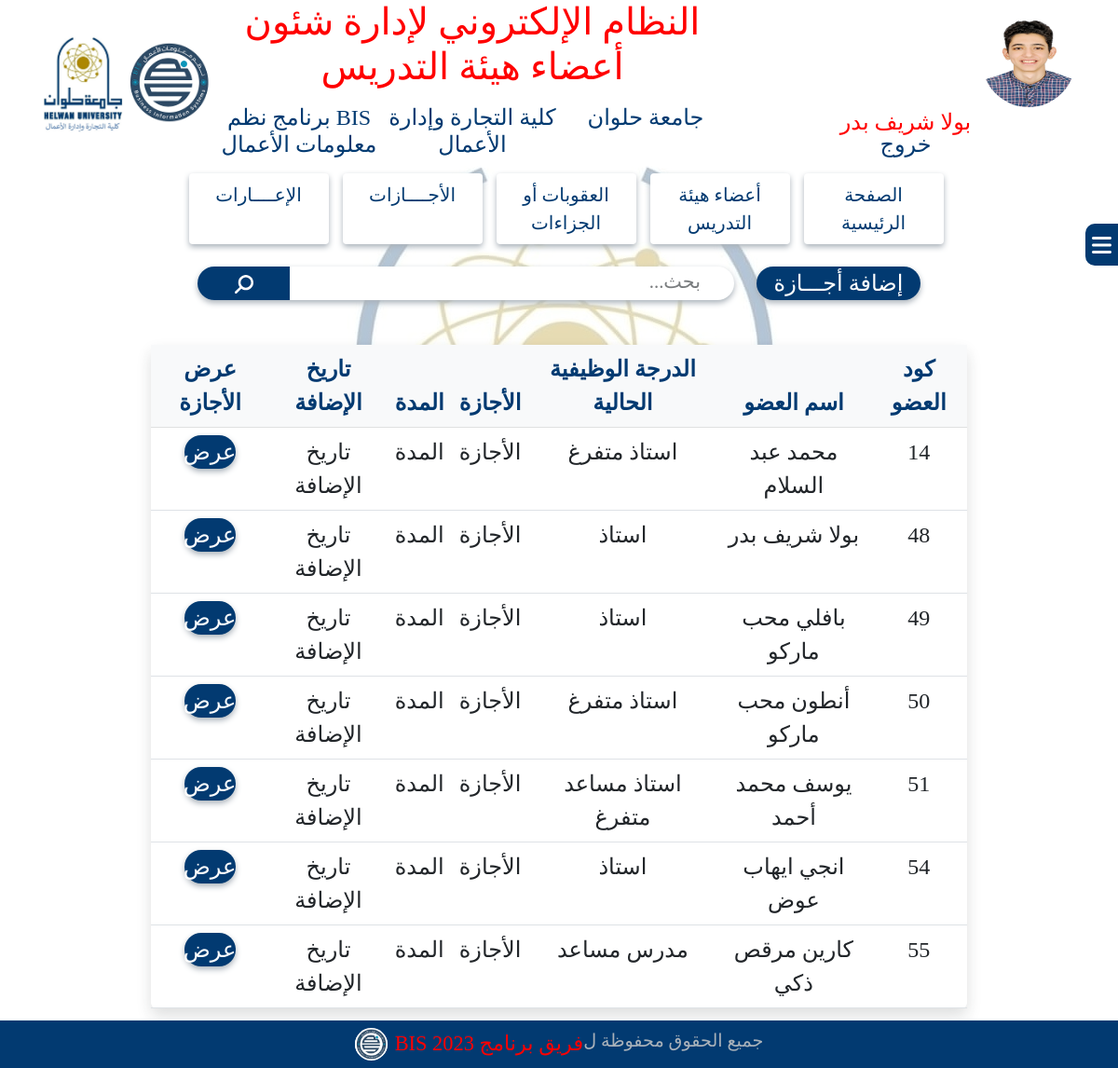
Page /system/vacations.php (signed in) on the committed database.
### tables this page shows
CREATE TABLE `doctors_account` (
  `DoctorCode` int(11) NOT NULL,
  `Doctor_ar_Name` varchar(255) NOT NULL,
  `Doctor_eng_Name` varchar(255) NOT NULL,
  `National_id` varchar(255) NOT NULL,
  `Mobile` varchar(255) NOT NULL,
  `Academic_Mail` varchar(255) NOT NULL,
  `Personal_Mail` varchar(255) NOT NULL,
  `Notes` text NOT NULL,
  `Doctor_image` varchar(255) NOT NULL,
  `Department_id` tinyint(4) NOT NULL,
  `uni_id` tinyint(4) NOT NULL,
  `Faculty_id` tinyint(4) NOT NULL,
  `Doctor_job_id` tinyint(4) NOT NULL,
  `date_of_birth` date NOT NULL,
  `hiring_date` date NOT NULL,
  `qualifications` text NOT NULL
);

CREATE TABLE `doctor_jobs` (
  `Doctor_job_id` tinyint(4) NOT NULL,
  `Doctor_job_ar_name` varchar(20) NOT NULL,
  `Doctor_job_eng_name` varchar(20) NOT NULL,
  `job_order` tinyint(4) NOT NULL
);

### system/vacations.php (the view, shortened to what this page needs)
<!DOCTYPE html>
<html lang="ar">
<head>
    <link rel="stylesheet" href="../css/all.min.css">
    <link rel="stylesheet" href="../css/bootstrap.min.css">
    <link rel="stylesheet" href="../css/style.css">
</head>
<body class="body">
    <?php
    include('header.php');
    ?>
    <div class="sidebarContainer">
        <?php
        include('sidebar.php');
        ?>
    </div>
    <div class="container-fluid mt-3">
        <div class="row align-items-center justify-content-center">
            <div class="col-md-2">
                <div class="addVacation">
                    <a href="addVacation.php" class="text-decoration-none text-white">
                        <button class="addVacationBtn rounded-pill w-100 border-0" id="addVacationBtn">إضافة أجـــازة </button>
                    </a>
                </div>
            </div>
            <div class="col-md-6">
                <div class="search position-relative">
                    <form action="" method="post" id="searchForm">
                        <input type="text" class="searchField form-control w-100 rounded-pill border-0" name="search" placeholder="بحث...">
                        <button type="submit" class="searchBtn rounded-start-pill">
                            <i class="fa-solid fa-magnifying-glass fa-rotate-90 fa-lg" style="color: #fff;"></i>
                        </button>
                    </form>
                </div>
            </div>
        </div>
    </div>
    <div class="container-fluid my-5">
        <div class="row justify-content-center">
            <div class="col-md-9">
                <table class="table text-center fs-4 bg-white shadow rounded-2">
                    <thead class="mainText table-light">
                        <tr>
                            <th>كود العضو</th>
                            <th>اسم العضو</th>
                            <th>الدرجة الوظيفية الحالية</th>
                            <th>الأجازة</th>
                            <th>المدة</th>
                            <th>تاريخ الإضافة</th>
                            <th>عرض الأجازة</th>
                        </tr>
                    </thead>
                    <tbody>
                        <?php if (isset($_POST['search'])) {
                            $st = $_POST['search'];
                            $myquery = "SELECT * FROM doctors_account
                                        INNER JOIN  doctor_jobs
                                        ON doctors_account.Doctor_job_id=doctor_jobs.Doctor_job_id WHERE Doctor_ar_Name like '%$st%' ";
                            $results = mysqli_query($bis, $myquery);
                            while ($row = mysqli_fetch_array($results)) {
                        ?>
                                <tr>
                                    <td><?php echo $row['DoctorCode']; ?></td>
                                    <td><?php echo $row['Doctor_ar_Name']; ?></td>
                                    <td><?php echo $row['Doctor_job_ar_name']; ?></td>
                                    <td>الأجازة </td>
                                    <td>المدة </td>
                                    <td>تاريخ الإضافة</td>
                                    <td>
                                    <a href="vacationDetails.php" class="text-decoration-none">
                                            <button class="border-0 rounded-pill w-50 fs-4 tableDisplayVacationBtn">عرض </button>
                                        </a>
                                    </td>
                                </tr>
                            <?php }
                        } else {
                            $myquery = "SELECT * FROM doctors_account
                        INNER JOIN  doctor_jobs
                        ON doctors_account.Doctor_job_id=doctor_jobs.Doctor_job_id";
                            $results = mysqli_query($bis, $myquery);
                            while ($row = mysqli_fetch_array($results)) {
                            ?>
                                <tr>
                                    <td><?php echo $row['DoctorCode']; ?></td>
                                    <td><?php echo $row['Doctor_ar_Name']; ?></td>
                                    <td><?php echo $row['Doctor_job_ar_name']; ?></td>
                                    <td>الأجازة </td>
                                    <td>المدة </td>
                                    <td> تاريخ الإضافة</td>
                                    <td>
                                        <a href="vacationDetails.php" class="text-decoration-none">
                                            <button class="border-0 rounded-pill w-50 fs-4 tableDisplayVacationBtn">عرض </button>
                                        </a>
                                    </td>
                                </tr>
                        <?php  }
                        } ?>
                    </tbody>
                </table>
            </div>
        </div>
    </div>
    <div class="fixedFooter position-fixed bottom-0 start-0 end-0 z-1">
        <?php
        include('footer.php');
        ?>
    </div>
</body>
</html>

### css/style.css (style rules this page uses)
:root { --main-title: #f00; --main-text: #023A71; --subtext: #AAB2BA; }
* { font-family: "typesetting"; margin: 0; padding: 0; box-sizing: border-box; direction: rtl; }
.mainText { color: var(--main-text, #023A71) }
::placeholder { color: var(--subtext, #AAB2BA); opacity: 0.8 !important; font-size: 1.3rem; padding-right: 24px; }
.shadow { box-shadow: 0px 3px 6px #AAB2BA; }
.body { background-image: url(../images/Facultylogo.jpg); background-repeat: no-repeat; background-position: center; background-attachment: fixed; }
.addMemberBtn, .addPenaltyBtn, .addSecondmentBtn, .addVacationBtn, .updateJobGradeBtn, .CompleteDataBtn, .tableUpdateJobGradeBtn, .tableCompleteDataBtn, .updateMemberDataBtn, .tableDisplayBtn, .tableAddPenaltyBtn, .tableAddSecondmentBtn, .tableAddVacationBtn, .tableUpdateJobGradeBtn, .updatePenaltyBtn, .addVacationBtn, .updateVacationBtn, .addSecondmentBtn, .updateSecondmentBtn, .displayReport, .anotherReport, .tableDisplayBtn, .addUserBtn, .updateBtn, .updateSystemDataBtn, .updateSystemDataModalBtn, .tableDisplayPenaltyBtn, .tableDisplaySecondmentBtn, .tableDisplayVacationBtn { background-color: var(--main-text, #023A71); color: #fff; font-size: 1.5rem; box-shadow: 0px 3px 6px #AAB2BA; }
.searchField { box-shadow: 0px 3px 6px #AAB2BA; }
.searchBtn { width: 100px; height: 36px; border: none; background-color: var(--main-text, #023A71); padding: 5px 20px 0 20px; border-right: 1px solid #fff; text-align: center; position: absolute; top: 0; left: 0; }
.sidebarContainer { position: fixed; width: 100%; top: 30vh; right: -100%; z-index: 99999; }
.fixedFooter { z-index: -1; }

### rows in the picture
doctors_account: DoctorCode "14", Doctor_ar_Name "محمد عبد السلام", Doctor_job.Doctor_job_ar_name "استاذ متفرغ"
doctors_account: DoctorCode "48", Doctor_ar_Name "بولا شريف بدر", Doctor_job.Doctor_job_ar_name "استاذ"
doctors_account: DoctorCode "49", Doctor_ar_Name "بافلي محب ماركو", Doctor_job.Doctor_job_ar_name "استاذ"
doctors_account: DoctorCode "50", Doctor_ar_Name "أنطون محب ماركو", Doctor_job.Doctor_job_ar_name "استاذ متفرغ"
doctors_account: DoctorCode "51", Doctor_ar_Name "يوسف محمد أحمد", Doctor_job.Doctor_job_ar_name "استاذ مساعد متفرغ"
doctors_account: DoctorCode "54", Doctor_ar_Name "انجي ايهاب عوض", Doctor_job.Doctor_job_ar_name "استاذ"
doctors_account: DoctorCode "55", Doctor_ar_Name "كارين مرقص ذكي", Doctor_job.Doctor_job_ar_name "مدرس مساعد"

### other values in the picture
$_SESSION['user_ar_name'] "بولا شريف بدر"
$_SESSION['app_name'] "النظام الإلكتروني لإدارة شئون أعضاء هيئة التدريس"
$_SESSION['Uni_name'] "جامعة حلوان"
$_SESSION['Faculty_name'] "كلية التجارة وإدارة الأعمال"
$_SESSION['Program_name'] "BIS برنامج نظم معلومات الأعمال"
